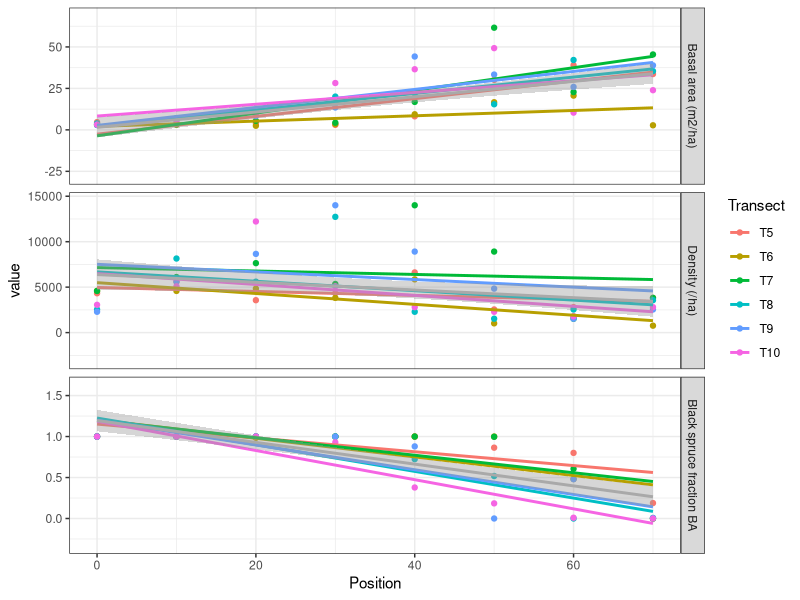
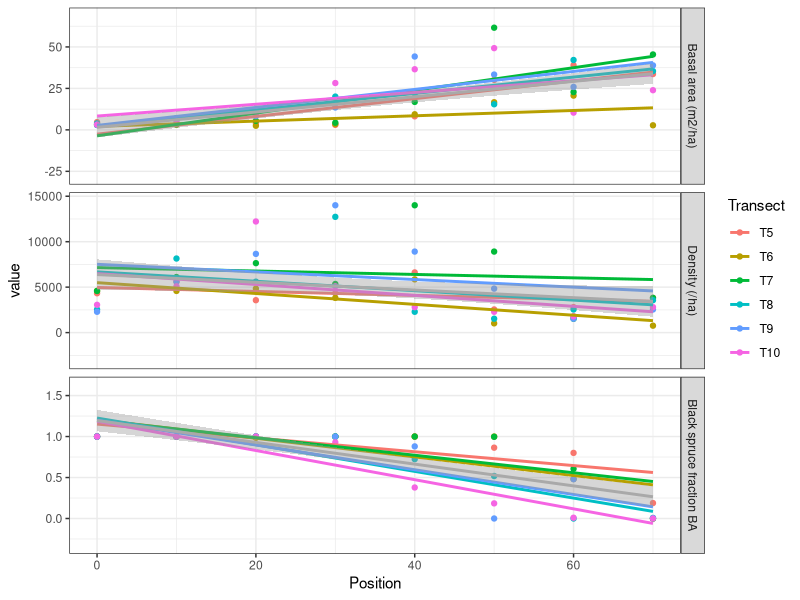

Write the R code that produced these figures, in order.
# Very quick, temporary file to read and display tree survey results
# BBL July 2014

d <- read.csv("tree_survey.csv")
d <- d[d$Status=="Alive",]
d$Transect <- factor(d$Transect, levels=c("T5","T6","T7","T8","T9","T10"))

library(plyr)
library(reshape)

d$BA <- (d$DBH_cm / 2 / 100) ^ 2 * pi # basal area in m2

d1 <- ddply(d, .(Transect,Position), summarise, BA=sum(BA), Density=length(DBH_cm))

d_bs <- ddply(subset(d,Species=="PIMA"), .(Transect,Position), summarise, BS_BA=sum(BA))

d1 <- merge(d1, d_bs, all=T)
d1[is.na(d1$BS_BA), "BS_BA"] <- 0.0
d1$BS_BA <- d1$BS_BA / d1$BA

plotsize <- 5 ^ 2 * pi / 2   # plotsize, semicircle w/ radius of 5 m
d1$BA <- d1$BA / plotsize * 100 * 100 # convert to /ha
d1$Density <- d1$Density / plotsize * 100 * 100 # convert to /ha

names(d1) <- c("Transect","Position","Basal area (m2/ha)","Density (/ha)","Black spruce fraction BA")

d2 <- melt(d1, id.vars=c(1:2))

library(ggplot2)
theme_set(theme_bw())
p <- qplot(Position,value,data=d2,color=Transect)+geom_smooth(method='lm',fill=NA)+facet_grid(variable~., scales="free")
p <- p + geom_smooth(group=1, color='darkgrey', method='lm')
print(p)
ggsave("vegsurvey1.pdf")

#tpos <- data.frame(Transect=levels(d2$Transect),TPosition=c(0,8,28,40,48,68))
#d2 <- merge(d, tpos)

#d3 <- cast(d2, Transect+Position+TPosition~variable)
